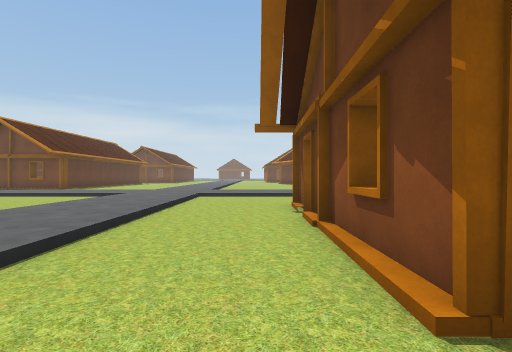
view 1 (above)

24 first-person views from a walk through a Unity game level. The camera is 1.2 m above the floor, looks level and sees 85° across. The floor is counted in squares, 1.67 m on a side. Each view is taken from the middle of a square. On the plan, view 1 faces up. The plan holds only what a view shows up to about 10 squares ahead; the rest is blank. The place goes on beyond the plan. Some trees and plants on the terrain are drawn as simple stand-ins. The player character is not drawn. Some animated figures are left out.

view 2
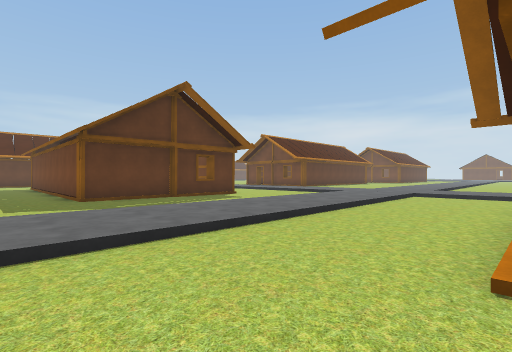

view 3
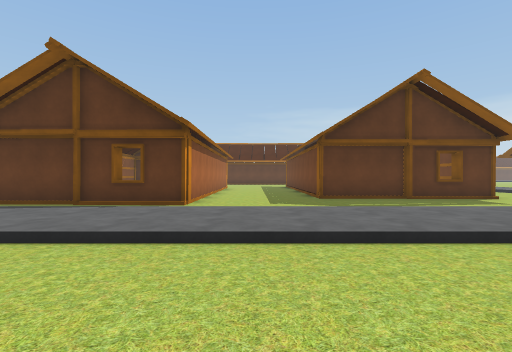

view 4
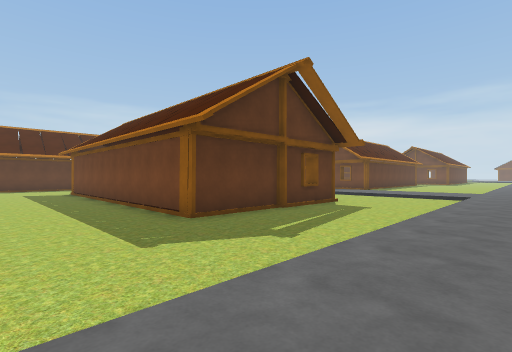

view 5
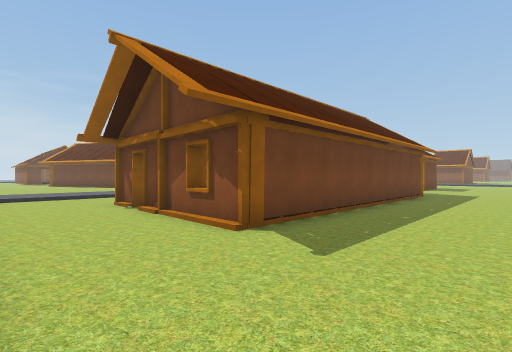

view 6
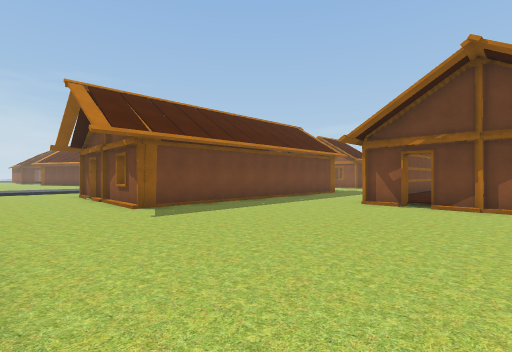

view 7
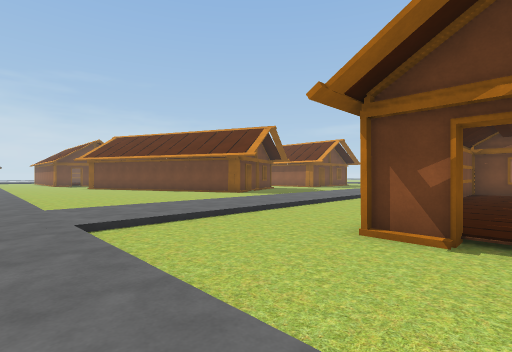

view 8
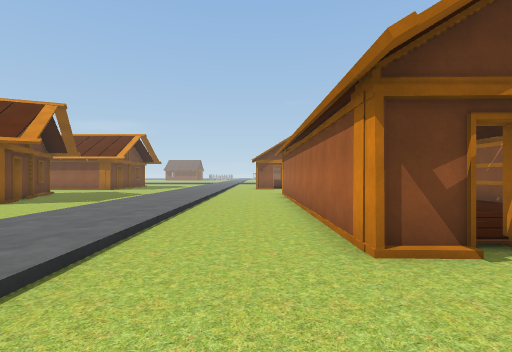

view 9
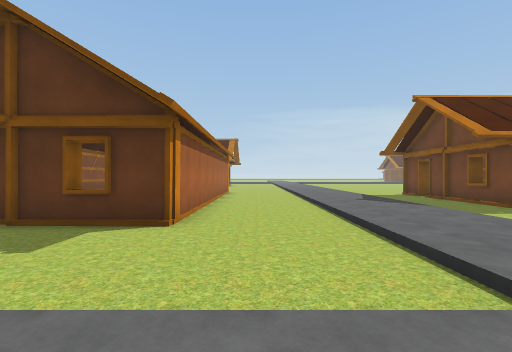

view 10
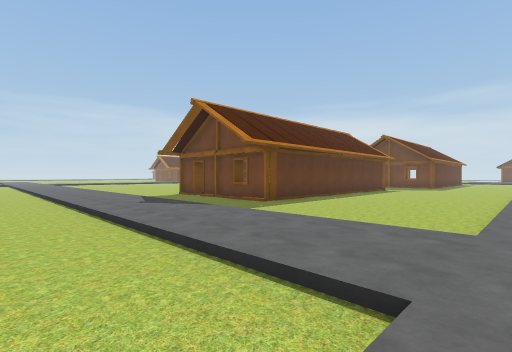

view 11
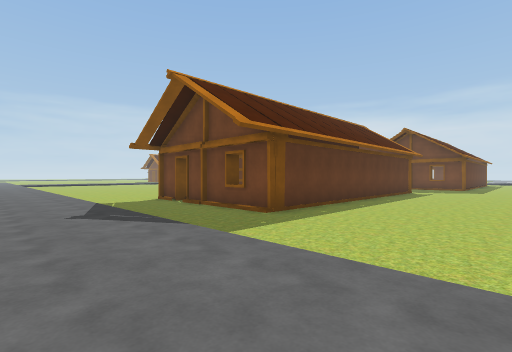

view 12
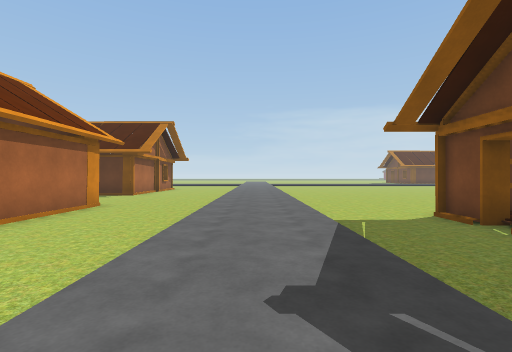

view 13
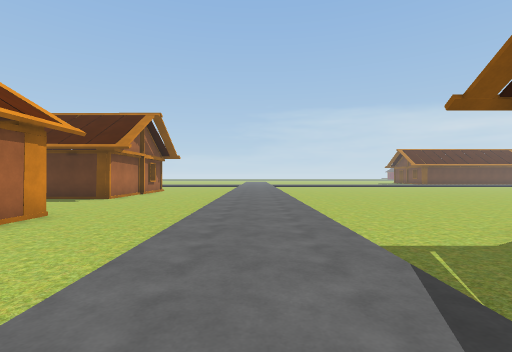

view 14
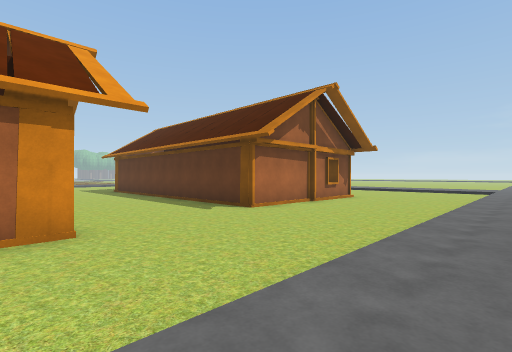

view 15
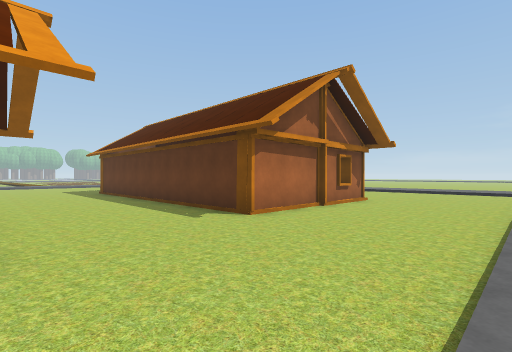

view 16
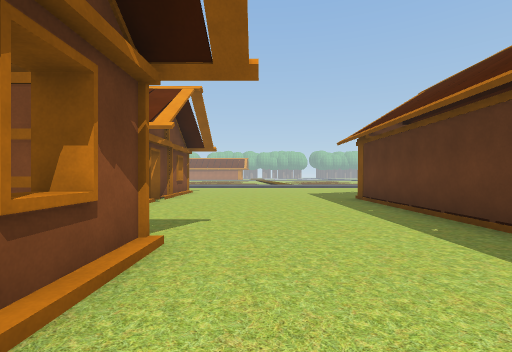

view 17
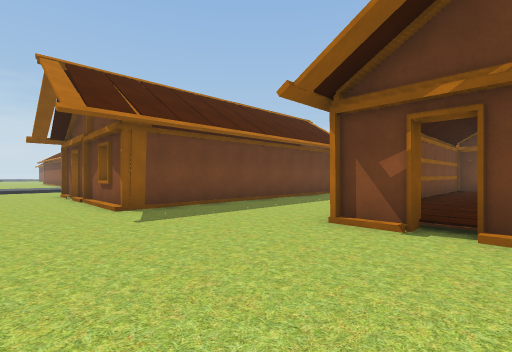

view 18
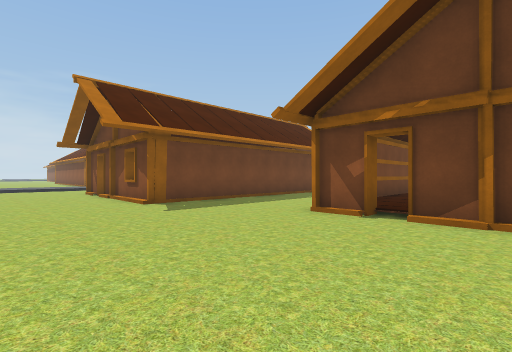

view 19
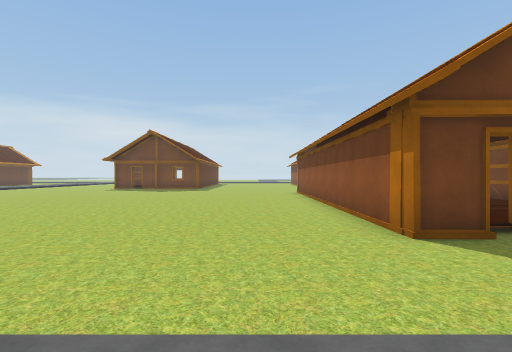

view 20
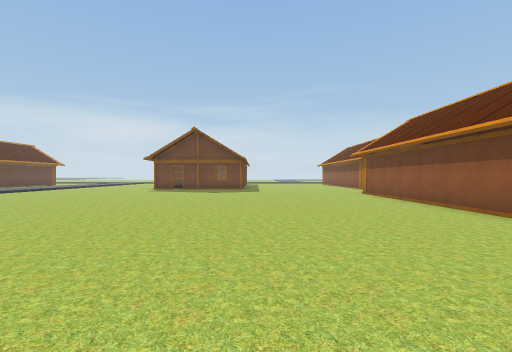

view 21
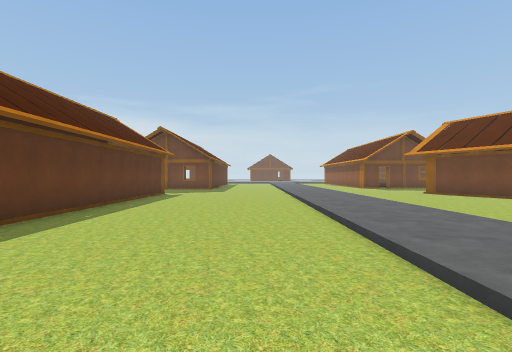

view 22
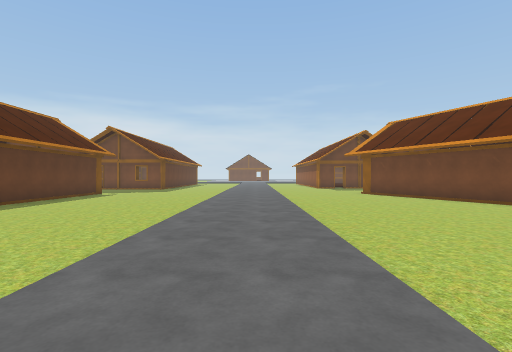

view 23
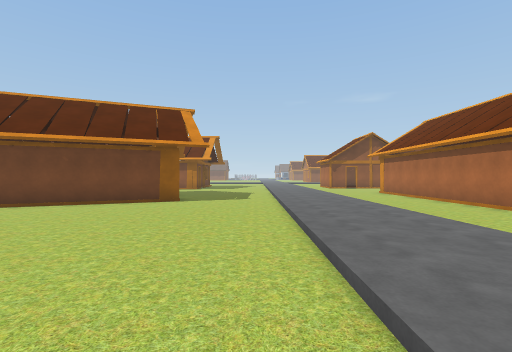

view 24
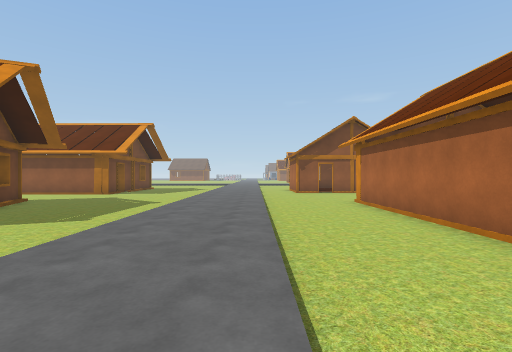

### Floor plan
Key: @ floor where view 1 was taken; # wall or solid block; x gap in a wall; . main floor; : floor 0.25 m higher than the main floor; / step, stairs or slope; O other object.
Columns run from 24 left of view 1 to 12 right of it. Each row starts with its distance up from view 1.
 22 ........O     O.....::/.....#
 21 ........O     O.....::/.....#
 20 ........O     O.....::/......#
 19 ........O     O.....::/......#
 18 ........O     O.....::/......#    ##.
 17 ........O     O.....::/.......# x #..
 16 ........O     O.....::/.......##.....
 15 ........OOOOOOO.....::/..............
 14  ...................::/..............
 13   ..................::/..............
 12   :::::::::::::::::::::::::::::::::::
 11 :::::::::::::::::::::::::::::::::::::
 10 :::::::::::::::::::::::::::::::::::::
  9 ....................::/..............
  8 ....................::/..............
  7 ....................::/..OOOOOOOOOOO.
  6 ..O...OO        O...::/..O:        O
  5 OOO....O        O...::/..O:        O
  4   O...OO        O...::/..O         O
  3   O...OO        O...::/..O         O
  2   O...OO        O...::/..O
  1   O...OOOOOOOOOOO...::/..OOOOOOOOO
  0   O.................::/.@..........
 -1   O.................::/............
 -2   O.................::/........O O
 -3   O.....OOOOOOOOOOO ::/.......OO
 -4 OOO.....O:        O ::/.......OO
 -5 OO......O         O ::/.......O
 -6   ......O         O   /.......O

Positions as (right, up) in squares from view 1, and headings:
1: (0, 0), facing up
2: (1, -1), facing up-left
3: (1, -1), facing left
4: (-3, -2), facing up-left
5: (-2, -2), facing up-right
6: (-2, -6), facing up-right
7: (-3, 5), facing up-right
8: (-2, 8), facing right
9: (-3, 8), facing left
10: (-4, 8), facing up-left
11: (-6, 10), facing up-left
12: (-10, 11), facing left
13: (-12, 11), facing left
14: (-17, 11), facing down-left
15: (-18, 10), facing down-left
16: (-19, 4), facing down
17: (-20, -5), facing up-right
18: (-21, -6), facing up-right
19: (-18, 11), facing up
20: (-21, 12), facing up
21: (-6, 12), facing up
22: (-3, 12), facing up
23: (-3, 13), facing right
24: (2, 10), facing right
